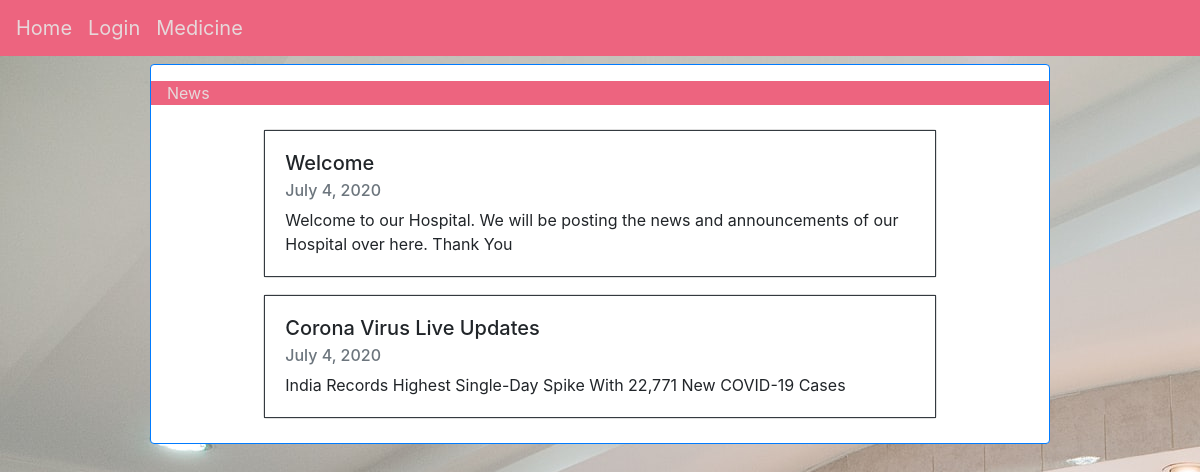
The page / on the database its author committed.
### app/models.py (models this page shows, shortened)
class News(models.Model):  # For storing News
    nno = models.AutoField(primary_key=True)
    title = models.CharField(max_length=30)
    text = models.TextField()
    date = models.DateField(auto_now_add=True)

### app/views.py (the view)
# urls.py: path('', views.index, name='index'),
def index(request):  # Index/Home page
    news = models.News.objects.all()  # Get all the News/Posts
    if request.user.is_authenticated:
        nav = [  # Set the Navbar elements according to user
            ['/', 'Home'],
            ['dashboard', 'Dashboard'],
            ['medicine', 'Medicine'],
            ['appointments', 'Appointment'],
            ['logout', 'Logout']
        ]
    else:
        nav = [
            ['/', 'Home'],
            ['login', 'Login'],
            ['medicine', 'Medicine']
        ]
    return render(request, 'home.html', context={'news': news, 'navs': nav})

### templates/home.html (shortened to what this page needs)
{% load static %}
<!doctype html>
<html lang="en">
<head>
    <link rel="stylesheet" href="{% static 'css/main.css' %}">
    <link rel="stylesheet" href="https://stackpath.bootstrapcdn.com/bootstrap/4.5.0/css/bootstrap.min.css">
</head>
<body class="bg_hospital_image">
    <nav class="navbar nav_bg nav_text">
        <nav class="nav">
            {% for href,nav in navs %}
            <a class="navbar-brand active nav_bg nav_text" href="{{ href }}"> {{ nav }} </a>
            {% endfor %}
        </nav>
    </nav>
    <div class="card mx-auto w-75 py-3 my-2 border border-primary">
        <p class="font-weight-normal px-3 nav_bg nav_text">News</p>
        {% for n in news %}
        <div class="card mx-auto w-75 my-2">
            <div class="card-body border border-dark">
                <h5 class="card-title">{{ n.title }}</h5>
                <h6 class="card-subtitle mb-2 text-muted">{{ n.date }}</h6>
                <p class="card-text">{{ n.text }}</p>
            </div>
        </div>
        {% endfor %}
    </div>
</body>
</html>

### static/css/main.css (style rules this page uses)
body { margin: auto; padding: auto; }
.bg_hospital_image { background-image:url('../images/hospital.jpg') }
.nav_bg { background-color: #ED647F; }
.nav_text { background-color: #ED647F; color: #E6D8DA; }

### rows shown on the page
News: title "Welcome", date "July 4, 2020", text "Welcome to our Hospital. We will be posting the news and announcements of our Hospital over here. Thank You"
News: title "Corona Virus Live Updates", date "July 4, 2020", text "India Records Highest Single-Day Spike With 22,771 New COVID-19 Cases"

### other values the page prints
{{ nav }} "Home" "Login" "Medicine"
